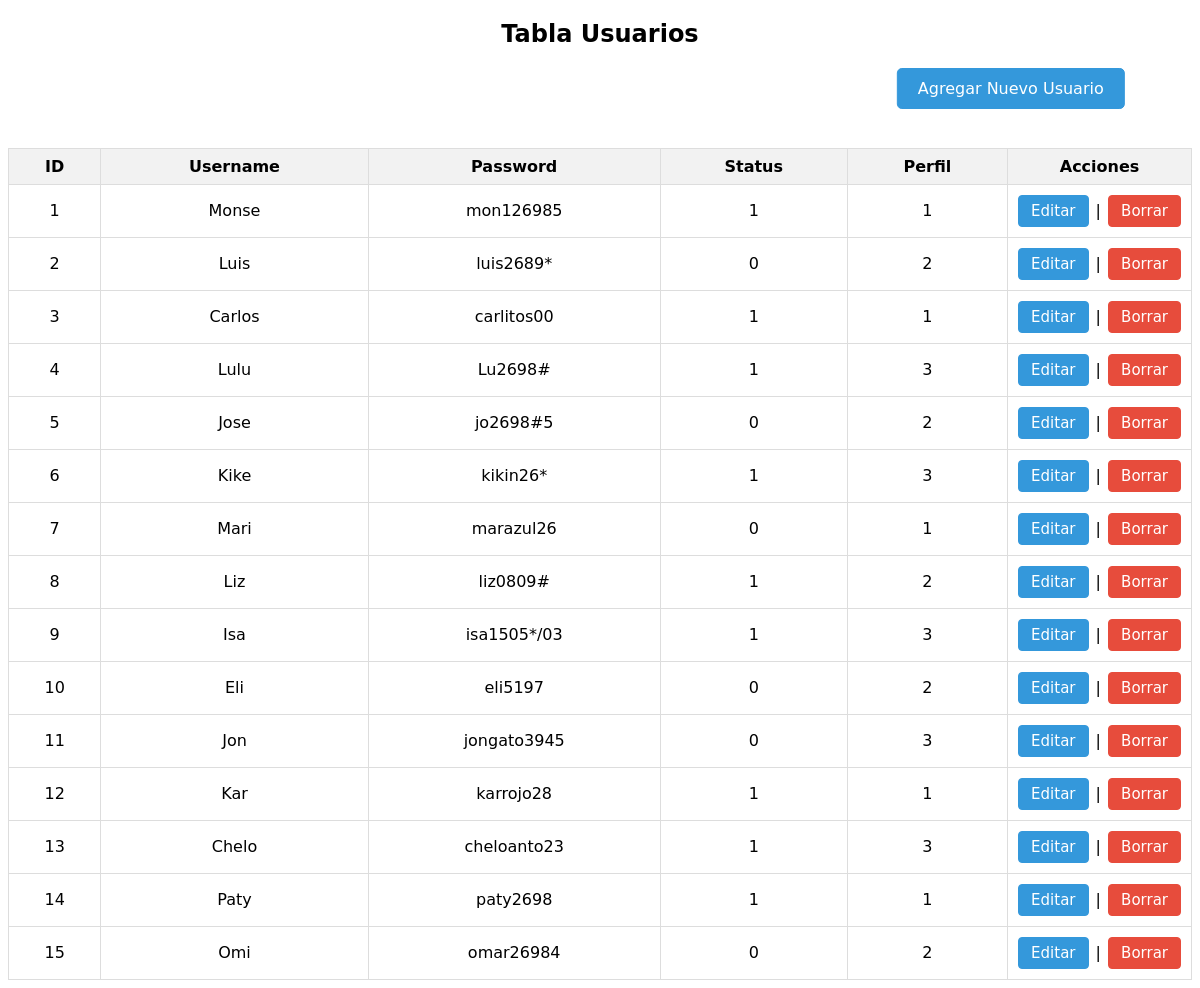
Page /ProyectoMetlife/usuarios.php on the committed database.
### tables this page shows
create table usuarios(
	id int not null auto_increment,
	username varchar(50) unique,
	password varchar(150),
	status boolean,
	perfil tinyint not null,
	index(perfil),
	created_at datetime,
	updated_at datetime null,
	deleted_at datetime null,
	foreign key(perfil) references perfiles(id),
	primary key(id)
);

### ProyectoMetlife/usuarios.php (the view, shortened to what this page needs)
<?php
include 'conexion.php';
?>
<!DOCTYPE html>
<html lang="en">
<head>
</head>
<body>
<?php
$sql = "SELECT * FROM usuarios";
$result = $conn->query($sql);
echo "<h2>Tabla Usuarios</h2>";
echo "<a href='agregar_usuario.php' class='button-link'>Agregar Nuevo Usuario</a><br><br>";
echo "<table>
<tr>
<th>ID</th>
<th>Username</th>
<th>Password</th>
<th>Status</th>
<th>Perfil</th>
<th>Acciones</th>
</tr>";
while ($row = $result->fetch_assoc()) {
    echo "<tr>
    <td>{$row['id']}</td>
    <td>{$row['username']}</td>
    <td>{$row['password']}</td>
    <td>{$row['status']}</td>
    <td>{$row['perfil']}</td>
    <td class='actions'>
        <a class='edit-btn' href='editar_usuario.php?id={$row['id']}'>Editar</a>
        |
        <form method='post' action='borrar_usuario.php' style='display:inline;'>
            <input type='hidden' name='id' value='{$row['id']}'>
            <input class='delete-btn' type='submit' value='Borrar' onclick='return confirm(\"¿Estás seguro de borrar este usuario?\")'>
        </form>
    </td>
    </tr>";
}
echo "</table>";
?>
</body>
</html>

### ProyectoMetlife/usuarios.php (style rules this page uses)
body { font-family: "DejaVu Sans"; }
table { width: 100%; border-collapse: collapse; margin-top: 20px; }
th, td { border: 1px solid #dddddd; text-align: center; padding: 8px; }
th { background-color: #f2f2f2; }
.actions { white-space: nowrap; width: 1%; }
.edit-btn { display: inline-block; padding: 6px 12px; margin: 2px; font-family: "DejaVu Sans"; text-decoration: none; background-color: #3498db; color: #ffffff; border: 1px solid #3498db; border-radius: 4px; cursor: pointer; font-size: 15px; }
.delete-btn { background-color: #e74c3c; border: 1px solid #e74c3c; font-family: "DejaVu Sans"; display: inline-block; padding: 6px 12px; margin: 2px; text-decoration: none; color: #ffffff; border-radius: 4px; font-size: 15px; }
h2 { text-align: center; }
.button-link { display: inline-block; padding: 10px 20px; font-size: 16px; text-align: center; text-decoration: none; background-color: #3498db; color: white; border: 1px solid #3498db; border-radius: 5px; cursor: pointer; transition: background-color 0.3s ease; transform: translate(390%, 0%); }

### rows in the picture
usuarios: id "1", username "Monse", password "mon126985", status "1", perfil "1"
usuarios: id "2", username "Luis", password "luis2689*", status "0", perfil "2"
usuarios: id "3", username "Carlos", password "carlitos00", status "1", perfil "1"
usuarios: id "4", username "Lulu", password "Lu2698#", status "1", perfil "3"
usuarios: id "5", username "Jose", password "jo2698#5", status "0", perfil "2"
usuarios: id "6", username "Kike", password "kikin26*", status "1", perfil "3"
usuarios: id "7", username "Mari", password "marazul26", status "0", perfil "1"
usuarios: id "8", username "Liz", password "liz0809#", status "1", perfil "2"
usuarios: id "9", username "Isa", password "isa1505*/03", status "1", perfil "3"
usuarios: id "10", username "Eli", password "eli5197", status "0", perfil "2"
usuarios: id "11", username "Jon", password "jongato3945", status "0", perfil "3"
usuarios: id "12", username "Kar", password "karrojo28", status "1", perfil "1"
usuarios: id "13", username "Chelo", password "cheloanto23", status "1", perfil "3"
usuarios: id "14", username "Paty", password "paty2698", status "1", perfil "1"
usuarios: id "15", username "Omi", password "omar26984", status "0", perfil "2"
